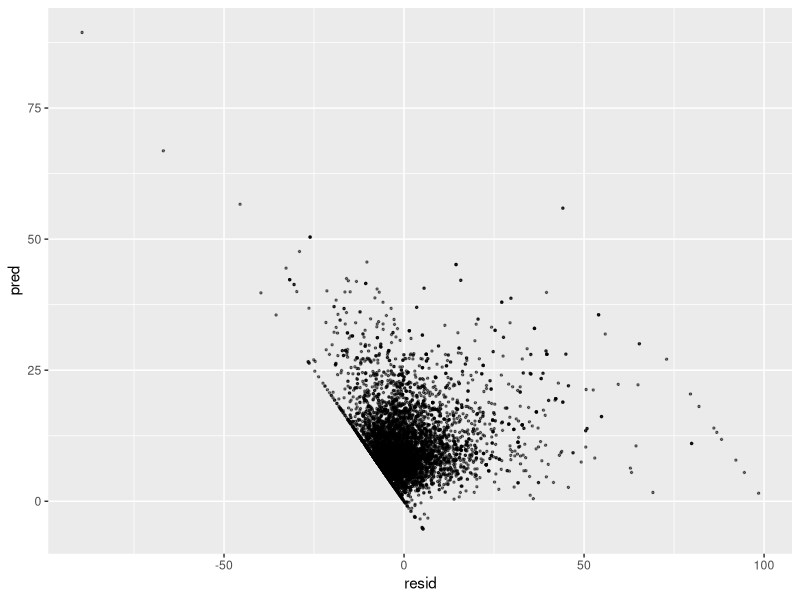
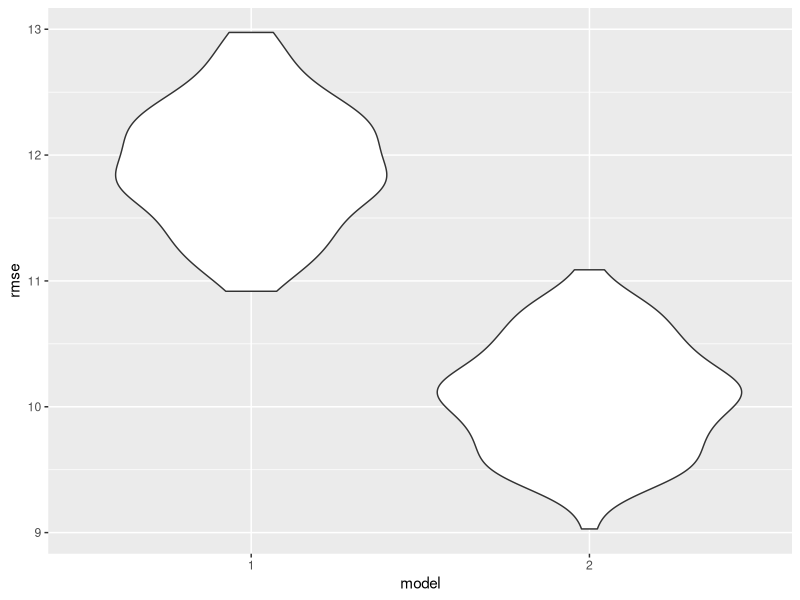
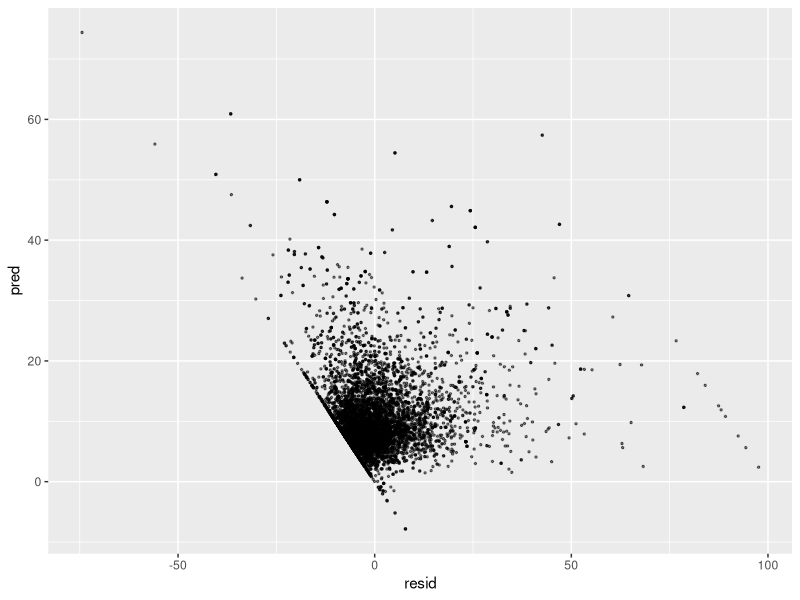
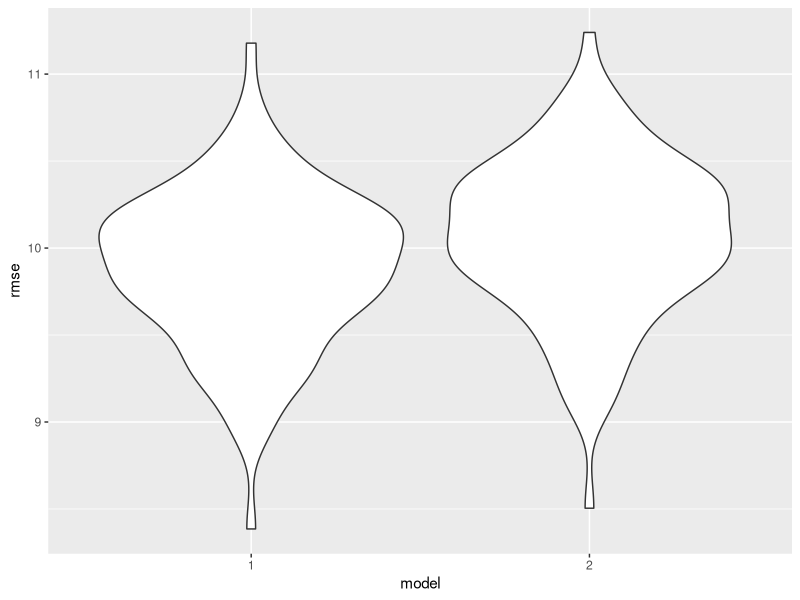

The R script that drew these images, in order:
## ---- chunk 1
library(tidyverse)
library(modelr)

set.seed(1)
museum_edu_df <- read.csv("museum_edu_data.csv")
## ---- chunk 2
# Count the number of museums per zip code
museum_count_per_zip <- museum_edu_df |>
  group_by(zip_code) |>
  summarize(n_museums = n())

# Merge the museum count back into the main dataset
museum_edu_df <- left_join(museum_edu_df, museum_count_per_zip, by = c("zip_code"), suffix = c(".museum_count_per_zip", ".museum_edu_df"))

# Linear regression: Number of Museums vs Highest Educational Attainment Category
regression_model_bach <- lm(bachelors ~ n_museums, data = museum_edu_df)

# Creating Regression Model Table
regression_model_bach |>
  broom::tidy() |>
  select(term, estimate, p.value) |>
  knitr::kable(digits=10)
## ---- chunk 3
#Linear regression model: museums and medium income
regression_model_income <- lm(n_museums ~ median_income, data = museum_edu_df)

# Creating Regression Model Table
regression_model_income |>
  broom::tidy() |>
  select(term, estimate, p.value) |>
  knitr::kable(digits=10)
## ---- chunk 4
#linear regression model testing for confounding
model3 = lm(formula = bachelors ~ median_income + n_museums, data = museum_edu_df)

# Creating Regression Model Table
model3 |>
  broom::tidy() |>
  select(term, estimate, p.value) |>
  knitr::kable(digits=10)
## ---- chunk 5
museum_edu_df |>
  modelr::add_residuals(model3) |>
  modelr::add_predictions(model3) |>
  ggplot(aes(x=resid, y=pred)) + geom_point(alpha=0.5, size=0.5)
## ---- chunk 6
cv1_df = 
  crossv_mc(museum_edu_df, 100) 

cv1_df |> 
  mutate(
    mod_1  = map(train, \(df) lm(bachelors ~ n_museums, data = museum_edu_df)),
    mod_2  = map(train, \(df) lm(bachelors ~ median_income + n_museums, data = museum_edu_df))) |> 
  mutate(
    rmse_1 = map2_dbl(mod_1, test, \(mod, df) rmse(model = mod, data = df)),
    rmse_2 = map2_dbl(mod_2, test, \(mod, df) rmse(model = mod, data = df))) |>
  select(starts_with("rmse")) |>
  pivot_longer(
    everything(), names_to="model", values_to="rmse", names_prefix="rmse_") |>
  ggplot(aes(x=model, y=rmse)) + geom_violin()
## ---- chunk 7
#linear regression model testing for confounding
model_int = lm(formula = bachelors ~ median_income + n_museums + median_income*n_museums, data = museum_edu_df)

# Creating Regression Model Table
model_int |>
  broom::tidy() |>
  select(term, estimate, p.value) |>
  knitr::kable(digits=10)
## ---- chunk 8
museum_edu_df |>
  modelr::add_residuals(model_int) |>
  modelr::add_predictions(model_int) |>
  ggplot(aes(x=resid, y=pred)) + geom_point(alpha=0.5, size=0.5)
## ---- chunk 9
cv2_df = 
  crossv_mc(museum_edu_df, 100) 

cv2_df |> 
  mutate(
    mod_1  = map(train, \(df) lm(formula = bachelors ~ median_income + n_museums + median_income*n_museums, data = museum_edu_df)),
    mod_2  = map(train, \(df) lm(formula = bachelors ~ median_income + n_museums, data = museum_edu_df))) |> 
  mutate(
    rmse_1 = map2_dbl(mod_1, test, \(mod, df) rmse(model = mod, data = df)),
    rmse_2 = map2_dbl(mod_2, test, \(mod, df) rmse(model = mod, data = df))) |>
  select(starts_with("rmse")) |>
  pivot_longer(
    everything(), names_to="model", values_to="rmse", names_prefix="rmse_") |>
  ggplot(aes(x=model, y=rmse)) + geom_violin()
